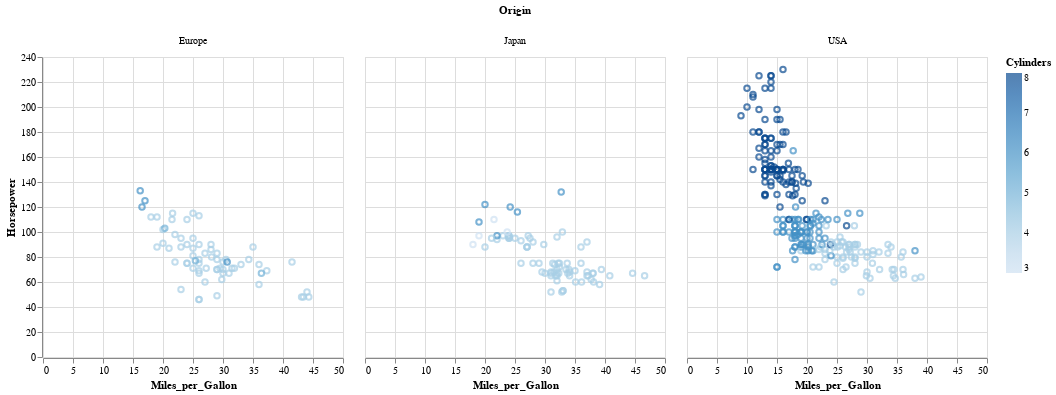

Write notebook code for a chart like this one.
### Code cell
data |>
@vlplot(:point, x=:Miles_per_Gallon, y=:Horsepower, column=:Origin, color=:Cylinders)

### Figure 1 — Vega-Lite specification as saved in the notebook (floating-point values rounded to 4 significant figures; data arrays with more than 128 entries replaced by an {"elided": "..."} marker saying what was removed)
{"data": {"values": {"elided": "406 records"}}, "encoding": {"color": {"field": "Cylinders", "type": "quantitative"}, "column": {"field": "Origin", "type": "nominal"}, "x": {"field": "Miles_per_Gallon", "type": "quantitative"}, "y": {"field": "Horsepower", "type": "quantitative"}}, "mark": "point"}
